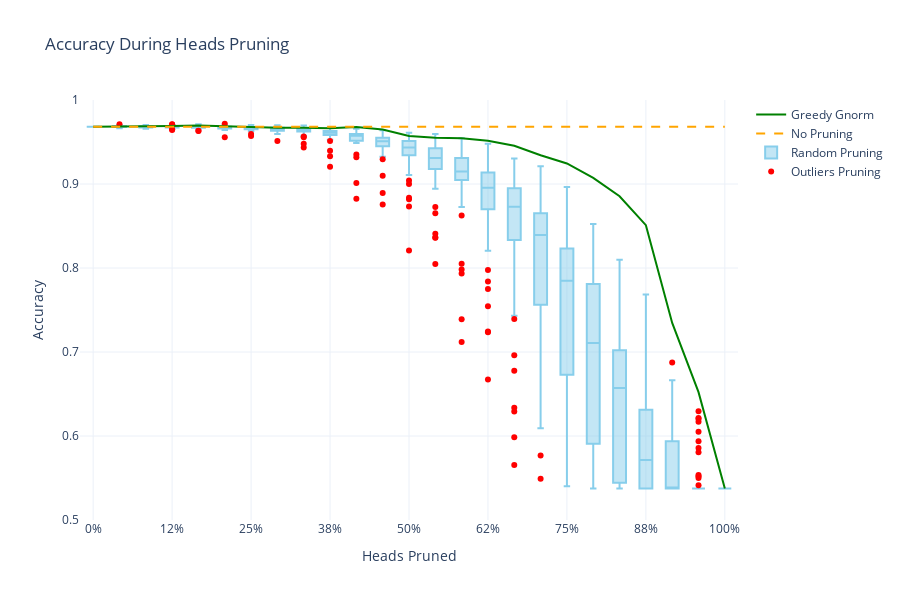

The notebook cell saved with this chart:
### Code cell
import plotly.graph_objects as go
import numpy as np

# 路径到数据文件
box_data_path = "experiments_results/BERTrandompruned_heads_data_50x25_1group.xlsx"
line_data_path = "experiments_results/pruned_heads_accuracy(BERT)basedonGreedyGnorm.csv"

# 读取箱线图数据 (50x25)
box_df = pd.read_excel(box_data_path)

# 读取折线图数据 (144 个点用于修剪 1 到 144 个头)
line_df = pd.read_csv(line_data_path, header=None)
line_data = line_df.squeeze()  # 转换为 Series

# 确保数据对齐，通过选择正确的行和列
heads_pruned = box_df["Heads Pruned"]
box_data = box_df.drop(columns=["Heads Pruned"]).values  # 获取 50 x 25 的箱线图数据

# 从折线图数据中选择每第 6 个点，以匹配箱线图的 x 轴比例
line_data_sampled = line_data.iloc[1::6].reset_index(drop=True)

# 计算用于 x 轴标签的修剪百分比
percent_pruned = (heads_pruned / 144 * 100).round(0).astype(int)


# Generate data
np.random.seed(0)
heads_pruned = np.arange(0, 150, 6)
accuracy_no_pruning = 0.968226706741091
accuracy_greedyGnorm = [float(_) for _ in list(line_data_sampled[1])]
accuracy_random = box_data

# Calculate percentage pruned for x-axis labels
percent_pruned = ((heads_pruned / 144) * 100).round(0).astype(int)

# Create figure
fig = go.Figure()

# A* Search line
fig.add_trace(go.Scatter(x=heads_pruned, y=accuracy_greedyGnorm, mode='lines', name='Greedy Gnorm', line=dict(color='green')))

# No Pruning line
fig.add_trace(go.Scatter(x=[heads_pruned[0], heads_pruned[-1]], y=[accuracy_no_pruning, accuracy_no_pruning],
                         mode='lines', name='No Pruning', line=dict(color='orange', dash='dash')))

# Random pruning box plot
for i, h in enumerate(heads_pruned):
    fig.add_trace(go.Box(y=accuracy_random[i], x=[h] * len(accuracy_random[i]), name='Random Pruning',
                         marker_color='red', showlegend=(i == 0), line=dict(color='skyblue')))

fig.add_trace(go.Scatter(
    x=[None], y=[None],  # 使用 None 作为 x 和 y 值，使其不会显示在图中
    mode='markers',
    marker=dict(color='red'),
    name='Outliers Pruning'  # 设置图例标签
))

fig.update_layout(
    title="Accuracy During Heads Pruning",
    xaxis_title="Heads Pruned",
    yaxis_title="Accuracy",
    xaxis=dict(
        showgrid=True,
        tickvals=heads_pruned[::3],
        ticktext=[f"{p}%" for h, p in zip(heads_pruned[::3], percent_pruned[::3])],
        tickmode='array'
    ),
    yaxis=dict(showgrid=True, range=[0.5, 1.0]),  # 调整 y 轴的范围
    template="plotly_white",
    width=900,  # 设置图的宽度
    height=600   # 设置图的高度
)

fig.show()
